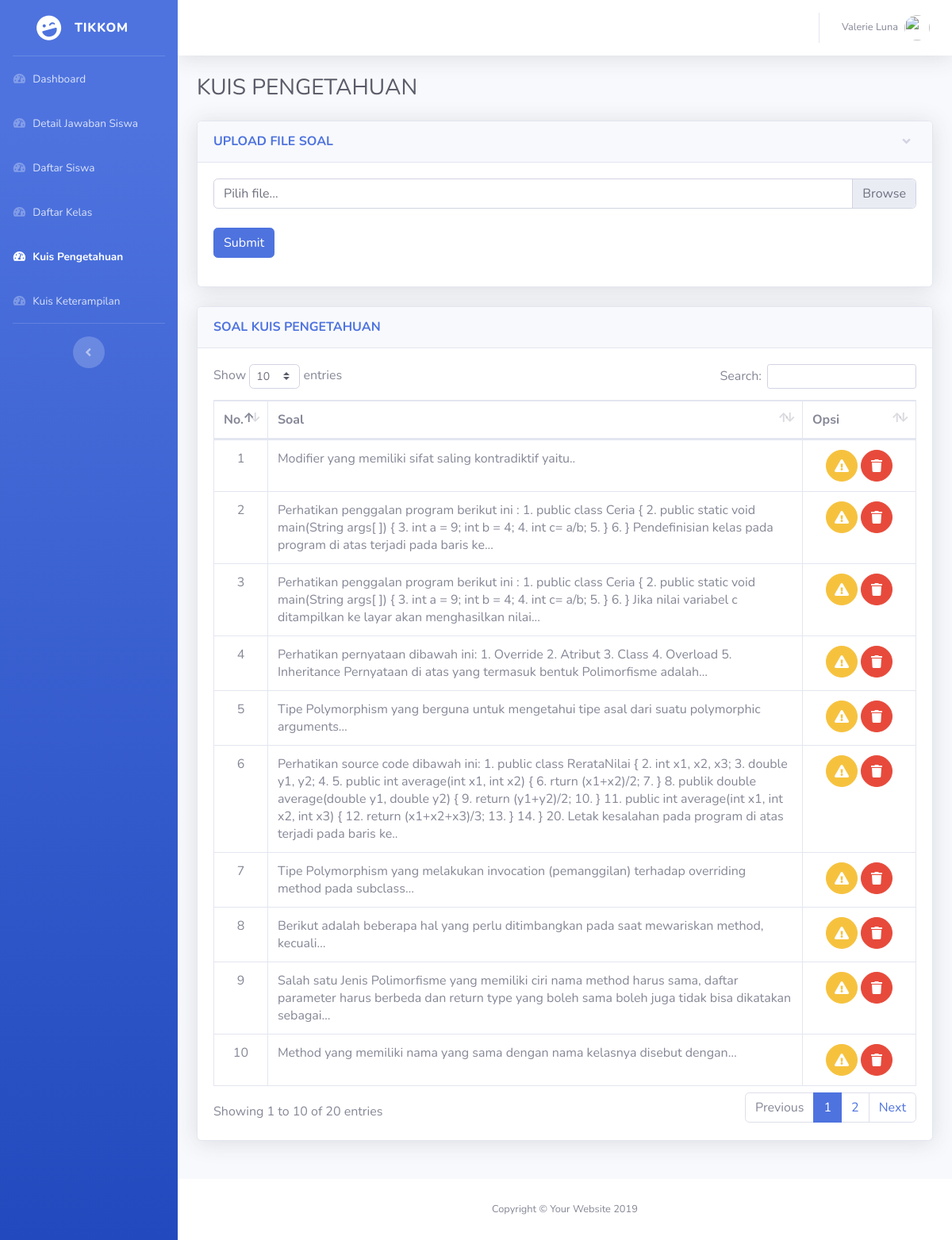
Screenshot of /ks_pengetahuan.php with the database file from the repository.
### ks_pengetahuan.php (the view, shortened to what this page needs)
<?php
include "config/koneksi.php";
?>
<html lang="en">
<head>
    <link href="vendor/fontawesome-free/css/all.min.css" rel="stylesheet" type="text/css">
    <link href="css/sb-admin-2.min.css" rel="stylesheet">
    <link href="vendor/datatables/dataTables.bootstrap4.min.css" rel="stylesheet">
</head>
<body id="page-top">
    <div id="wrapper">
        <ul class="navbar-nav bg-gradient-primary sidebar sidebar-dark accordion" id="accordionSidebar">
            <a class="sidebar-brand d-flex align-items-center justify-content-center" href="index.php">
                <div class="sidebar-brand-icon rotate-n-15">
                    <i class="fas fa-laugh-wink"></i>
                </div>
                <div class="sidebar-brand-text mx-3">Tikkom</div>
            </a>
            <hr class="sidebar-divider my-0">
            <li class="nav-item">
                <a class="nav-link" href="index.php">
                    <i class="fas fa-fw fa-tachometer-alt"></i>
                    <span>Dashboard</span></a>
            </li>
            <li class="nav-item">
                <a class="nav-link" href="dt_siswa.php">
                    <i class="fas fa-fw fa-tachometer-alt"></i>
                    <span>Detail Jawaban Siswa</span></a>
            </li>
            <li class="nav-item">
                <a class="nav-link" href="df_siswa.php">
                    <i class="fas fa-fw fa-tachometer-alt"></i>
                    <span>Daftar Siswa</span></a>
            </li>
            <li class="nav-item">
                <a class="nav-link" href="df_kelas.php">
                    <i class="fas fa-fw fa-tachometer-alt"></i>
                    <span>Daftar Kelas</span></a>
            </li>
            <li class="nav-item active">
                <a class="nav-link" href="ks_pengetahuan.php">
                    <i class="fas fa-fw fa-tachometer-alt"></i>
                    <span>Kuis Pengetahuan</span></a>
            </li>
            <li class="nav-item">
                <a class="nav-link" href="ks_keterampilan.php">
                    <i class="fas fa-fw fa-tachometer-alt"></i>
                    <span>Kuis Keterampilan</span></a>
            </li>
            <hr class="sidebar-divider d-none d-md-block">
            <div class="text-center d-none d-md-inline">
                <button class="rounded-circle border-0" id="sidebarToggle"></button>
            </div>
        </ul>
        <div id="content-wrapper" class="d-flex flex-column">
            <div id="content">
                <nav class="navbar navbar-expand navbar-light bg-white topbar mb-4 static-top shadow">
                    <ul class="navbar-nav ml-auto">
                        <li class="nav-item dropdown no-arrow">
                            <a class="nav-link dropdown-toggle" href="#" id="userDropdown" role="button" data-toggle="dropdown" aria-haspopup="true" aria-expanded="false">
                                <span class="mr-2 d-none d-lg-inline text-gray-600 small">Valerie Luna</span>
                                <img class="img-profile rounded-circle" src="https://source.unsplash.com/QAB-WJcbgJk/60x60">
                            </a>
                        </li>
                    </ul>
                </nav>
                <div class="container-fluid">
                    <div class="d-sm-flex align-items-center justify-content-between mb-4">
                        <h1 class="h3 mb-0 text-gray-800">KUIS PENGETAHUAN</h1>
                    </div>
                    <div class="row">
                        <div class="col-lg-12 mb-4">
                            <div class="card shadow mb-4">
                                <a href="#collapseCardExample" class="d-block card-header py-3" data-toggle="collapse" role="button" aria-expanded="true" aria-controls="collapseCardExample">
                                    <h6 class="m-0 font-weight-bold text-primary">UPLOAD FILE SOAL</h6>
                                </a>
                                <div class="collapse show" id="collapseCardExample">
                                    <div class="card-body">
                                        <form>
                                            <div class="custom-file">
                                                <label class="custom-file-label" for="validatedCustomFile">Pilih file...</label>
                                            </div><br><br>
                                            <button class="btn btn-primary" type="submit">Submit</button>
                                        </form>
                                    </div>
                                </div>
                            </div>
                            <div class="card shadow mb-4">
                                <div class="card-header py-3">
                                    <h6 class="m-0 font-weight-bold text-primary">SOAL KUIS PENGETAHUAN</h6>
                                </div>
                                <div class="card-body">
                                    <div class="table-responsive">
                                        <table class="table table-bordered" id="dataTable" width="100%" cellspacing="0">
                                            <thead>
                                                <tr>
                                                    <th style="width:10px; align:center;">No.</th>
                                                    <th>Soal</th>
                                                    <th style="width:100; align:center;">Opsi</th>
                                                </tr>
                                            </thead>
                                            <tbody>
                                                <?php
                                                $query = "SELECT * FROM `kuis-pengetahuan` ORDER BY id ASC";
                                                $sql = mysqli_query($conn, $query);
                                                $i = 1;
                                                while ($hasil = mysqli_fetch_array($sql)) {
                                                    $soal = $hasil['pertanyaan'];
                                                    echo "<tr>";
                                                    echo "<td align='center'>$i</td>";
                                                    echo "<td>$soal</td>";
                                                    echo "<td align='center'>
                                                    <a href='#' class='btn btn-warning btn-circle'>
                                                    <i class='fas fa-exclamation-triangle'></i></a>
                                                    <a href='#' class='btn btn-danger btn-circle'>
                                                    <i class='fas fa-trash'></i></a>
                                                        </td>";
                                                    echo "</tr>";
                                                    $i++;
                                                }
                                                ?>
                                            </tbody>
                                        </table>
                                    </div>
                                </div>
                            </div>
                        </div>
                    </div>
                </div>
            </div>
            <footer class="sticky-footer bg-white">
                <div class="container my-auto">
                    <div class="copyright text-center my-auto">
                        <span>Copyright &copy; Your Website 2019</span>
                    </div>
                </div>
            </footer>
        </div>
    </div>
</body>
</html>

### rows the page displays
kuis-pengetahuan: pertanyaan "Modifier yang memiliki sifat saling kontradiktif yaitu.."
kuis-pengetahuan: pertanyaan "Perhatikan penggalan program berikut ini : 1. public class Ceria { 2. public static void main(String args[ ]) { 3. int a = 9; int b = 4; 4. int c= a/b; 5. } 6. } Pendefinisian kelas pada program di atas terjadi pada baris ke..."
kuis-pengetahuan: pertanyaan "Perhatikan penggalan program berikut ini : 1. public class Ceria { 2. public static void main(String args[ ]) { 3. int a = 9; int b = 4; 4. int c= a/b; 5. } 6. } Jika nilai variabel c ditampilkan ke layar akan menghasilkan nilai..."
kuis-pengetahuan: pertanyaan "Perhatikan pernyataan dibawah ini: 1. Override 2. Atribut 3. Class 4. Overload 5. Inheritance Pernyataan di atas yang termasuk bentuk Polimorfisme adalah…"
kuis-pengetahuan: pertanyaan "Tipe Polymorphism yang berguna untuk mengetahui tipe asal dari suatu polymorphic arguments…"
kuis-pengetahuan: pertanyaan "Perhatikan source code dibawah ini: 1. public class RerataNilai { 2. int x1, x2, x3; 3. double y1, y2; 4. 5. public int average(int x1, int x2) { 6. rturn (x1+x2)/2; 7. } 8. publik double average(double y1, double y2) { 9. return (y1+y2)/2; 10. } 11. public int average(int x1, int x2, int x3) { 12. return (x1+x2+x3)/3; 13. } 14. } 20. Letak kesalahan pada program di atas terjadi pada baris ke.."
kuis-pengetahuan: pertanyaan "Tipe Polymorphism yang melakukan invocation (pemanggilan) terhadap overriding method pada subclass…"
kuis-pengetahuan: pertanyaan "Berikut adalah beberapa hal yang perlu ditimbangkan pada saat mewariskan method, kecuali…"
kuis-pengetahuan: pertanyaan "Salah satu Jenis Polimorfisme yang memiliki ciri nama method harus sama, daftar parameter harus berbeda dan return type yang boleh sama boleh juga tidak bisa dikatakan sebagai…"
kuis-pengetahuan: pertanyaan "Method yang memiliki nama yang sama dengan nama kelasnya disebut dengan…"
